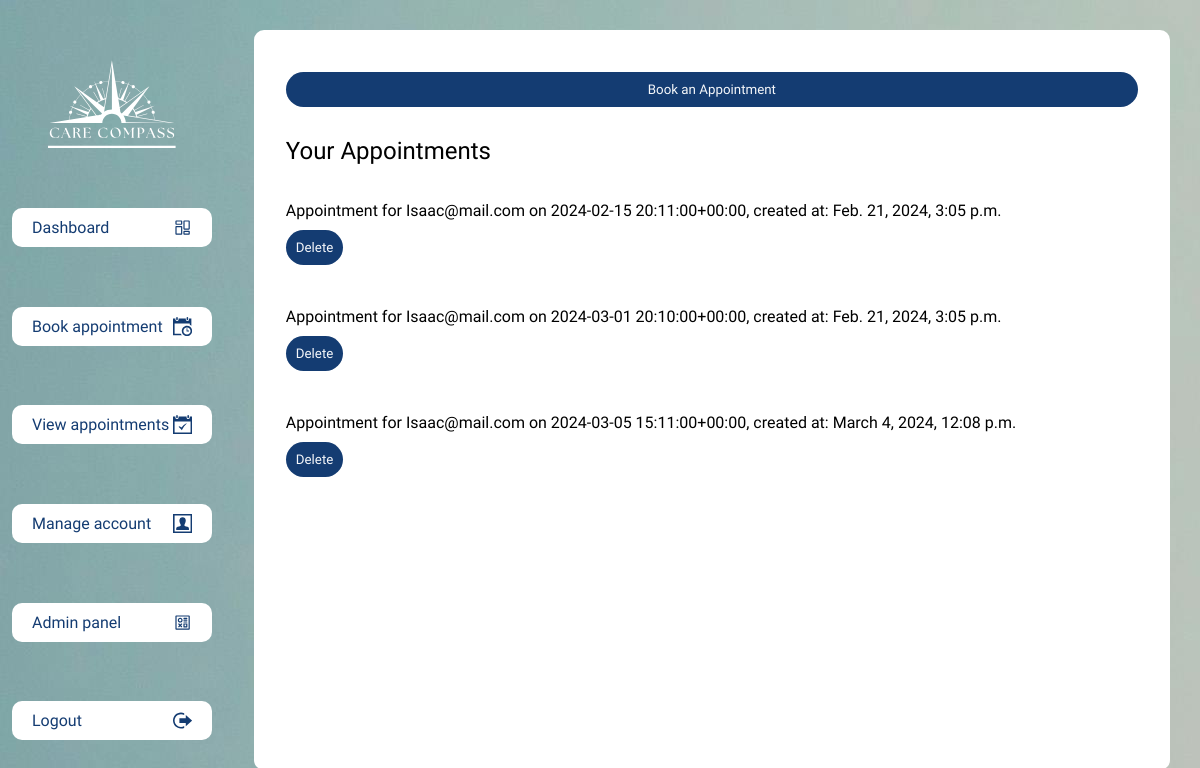
Before: /appointments/view/ (signed in) with the older database file.
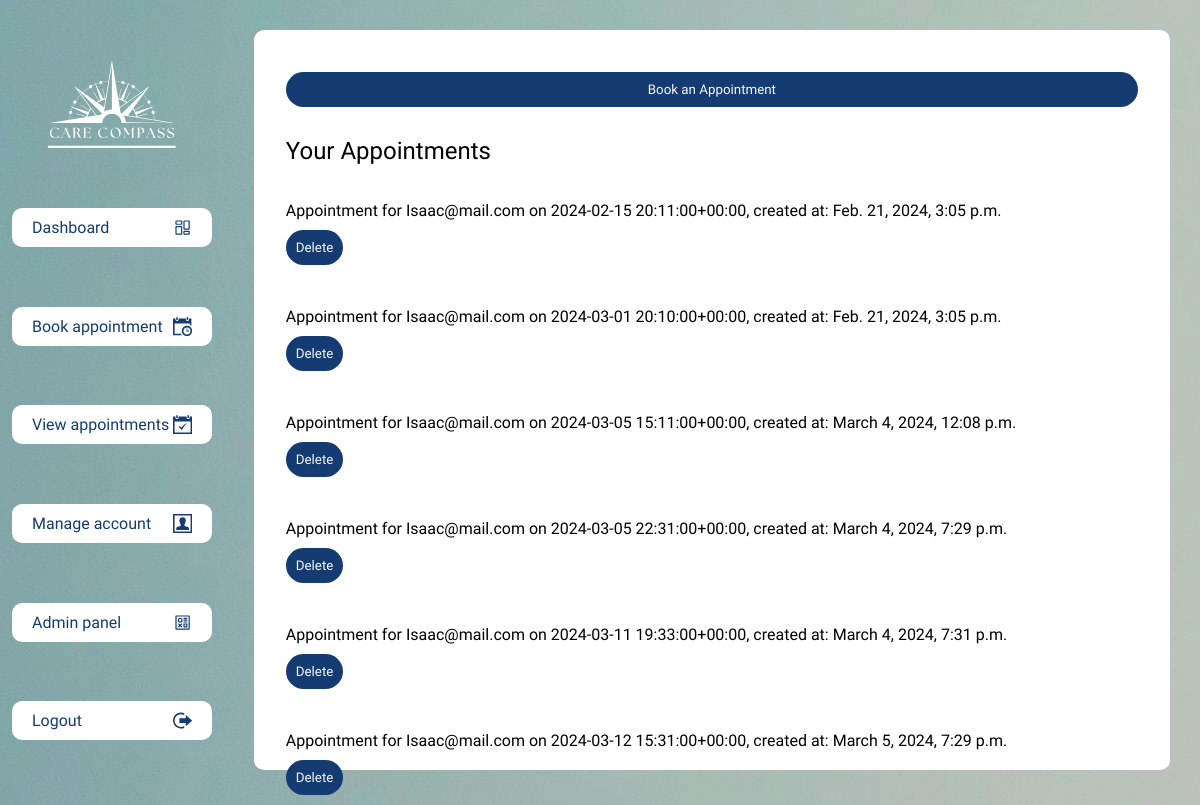
After: the same page with the newer database file.
### appointments/models.py (models this page shows)
class Appointment(models.Model):
    user = models.ForeignKey(settings.AUTH_USER_MODEL, on_delete=models.CASCADE, related_name='appointments')
    appointment_type = models.CharField(max_length=100)
    date_time = models.DateTimeField()
    contact_number = models.CharField(max_length=15)
    user_notes = models.TextField(blank=True, null=True)
    admin_notes = models.TextField(blank=True, null=True)
    created_at = models.DateTimeField(auto_now_add=True)
    updated_at = models.DateTimeField(auto_now=True)
    def __str__(self):
        return f"Appointment for {self.user} on {self.date_time}"

### accounts/models.py (models this page shows, shortened)
class User(AbstractBaseUser, PermissionsMixin):
    first_name = models.CharField(max_length=30)
    last_name = models.CharField(max_length=30)
    email = models.EmailField(unique=True)
    gp_code = models.CharField(max_length=30, blank=True, null=True)  # Only relevant for patients
    created_at = models.DateTimeField(auto_now_add=True)
    updated_at = models.DateTimeField(auto_now=True)
    is_admin = models.BooleanField(default=False)  # Determines if the user is an administrator
    is_staff = models.BooleanField(default=False)
    USERNAME_FIELD = 'email'
    REQUIRED_FIELDS = ['first_name', 'last_name']
    objects = UserManager()

### appointments/views.py (the view)
# urls.py: path('view/', views.view_appointments, name='view_appointments'),
@login_required
def view_appointments(request):
    appointments = Appointment.objects.filter(user=request.user).order_by('date_time')
    return render(request, 'appointments/view_appointments.html', {'appointments': appointments})

### templates/appointments/view_appointments.html (shortened to what this page needs)
{% extends 'base.html' %} {% block content %}
<button>
  <a href="{% url 'appointments:book_appointment' %}">Book an Appointment</a>
</button>
<h2>Your Appointments</h2>
{% for appointment in appointments %}
<p>
  {{ appointment }}, created at: {{ appointment.created_at }}
  <button
    type="button"
    class="delete-btn"
    data-appointment-id="{{ appointment.id }}"
  >
    Delete
  </button>
</p>
{% endfor %} {% endblock %}

### templates/base.html (shortened to what this page needs)
{% load static %}
<!DOCTYPE html>
<html lang="en">
  <head>
    <link
      rel="stylesheet"
      type="text/css"
      href="{% static 'css/style.css' %}"
    />
  </head>
  <body>
    {% include 'navbar.html' %}
    <main>
      {% block content %}{% endblock %}
    </main>
  </body>
</html>

### templates/navbar.html (shortened to what this page needs)
{% load static %}
<nav>
  <div class="nav-logo-wrapper">
    <img
      src="{% static 'assets/logos/care-compass-logo.svg' %}"
      alt="Care Compass logo"
    />
  </div>
  <div class="nav-item">
    <a href="{% url 'accounts:dashboard' %}"
      >Dashboard
    </a>
  </div>
  <div class="nav-item">
    <a href="{% url 'appointments:book_appointment' %}"
      >Book appointment
    </a>
  </div>
  <div class="nav-item">
    <a href="{% url 'appointments:view_appointments' %}"
      >View appointments
    </a>
  </div>
  <div class="nav-item">
    <a href="{% url 'accounts:account_management' %}"
      >Manage account
    </a>
  </div>
  {% if user.is_authenticated and user.is_admin %}
  <div class="nav-item">
    <a href="{% url 'admin:index' %}"
      >Admin panel
    </a>
  </div>
  {% endif %}
  <div class="nav-item">
    <a href="{% url 'accounts:logout' %}"
      >Logout
    </a>
  </div>
</nav>

### static/css/layout.css (style rules this page uses)
body { font-family: "Segoe UI", Tahoma, Geneva, Verdana, sans-serif; font-size: 16px; font-style: normal; font-weight: 400; display: flex; flex-direction: row; width: 100vw; height: 100vh; margin: 0; padding: 0; background-image: url("../assets/images/background-pattern-1.jpg"); }
main { display: flex; flex-direction: column; width: calc(85% - 60px); padding: 2rem; margin: 30px; background-color: #ffffff; border-radius: 10px; }

### static/css/buttons.css (style rules this page uses)
button { border-radius: 30px; background: #143c72; display: flex; justify-content: center; align-items: center; color: #f5f7fa; border: none; padding: 0.75em; margin: 0.75em 0; }
button a { text-decoration: none; color: #f5f7fa; width: 100%; height: 100%; }

### static/css/nav.css (style rules this page uses)
nav { display: flex; flex-direction: column; justify-content: space-evenly; align-items: center; width: 15%; height: 100%; padding: 0 2rem; }
.nav-logo-wrapper { width: 100%; display: flex; justify-content: center; align-items: center; }
.nav-logo-wrapper img { width: 80%; height: auto; }
.nav-item { display: flex; width: 100%; align-items: center; background-color: #ffffff; color: #143c72; fill: #143c72; padding: 10px 20px; border-radius: 10px; transition: 0.3s; }
.nav-item a { text-decoration: none; color: inherit; font-size: 1rem; width: 100%; display: flex; align-items: center; justify-content: space-between; }
.nav-item a svg { width: 12%; height: auto; fill: inherit; }

Changed rows visible on the page:
added Appointment: user+date_time "Appointment for Isaac@mail.com on 2024-03-05 22:31:00+00:00", created_at "March 4, 2024, 7:29 p.m."
added Appointment: user+date_time "Appointment for Isaac@mail.com on 2024-03-11 19:33:00+00:00", created_at "March 4, 2024, 7:31 p.m."
added Appointment: user+date_time "Appointment for Isaac@mail.com on 2024-03-12 15:31:00+00:00", created_at "March 5, 2024, 7:29 p.m."
